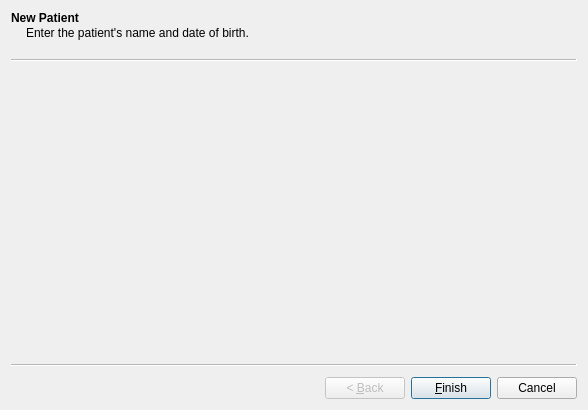
<?xml version="1.0" encoding="UTF-8"?>
<ui version="4.0">
 <class>NewPatientWizard</class>
 <widget class="QWizard" name="NewPatientWizard">
  <property name="geometry">
   <rect>
    <x>0</x>
    <y>0</y>
    <width>588</width>
    <height>410</height>
   </rect>
  </property>
  <property name="windowTitle">
   <string>Wizard</string>
  </property>
  <property name="modal">
   <bool>true</bool>
  </property>
  <widget class="NPW_Page00" name="page00">
   <property name="title">
    <string>New Patient</string>
   </property>
   <property name="subTitle">
    <string>Enter the patient's name and date of birth.</string>
   </property>
  </widget>
 </widget>
 <customwidgets>
  <customwidget>
   <class>NPW_Page00</class>
   <extends>QWizardPage</extends>
   <header location="global">npw_page00.h</header>
   <container>1</container>
  </customwidget>
 </customwidgets>
 <resources/>
 <connections/>
</ui>
